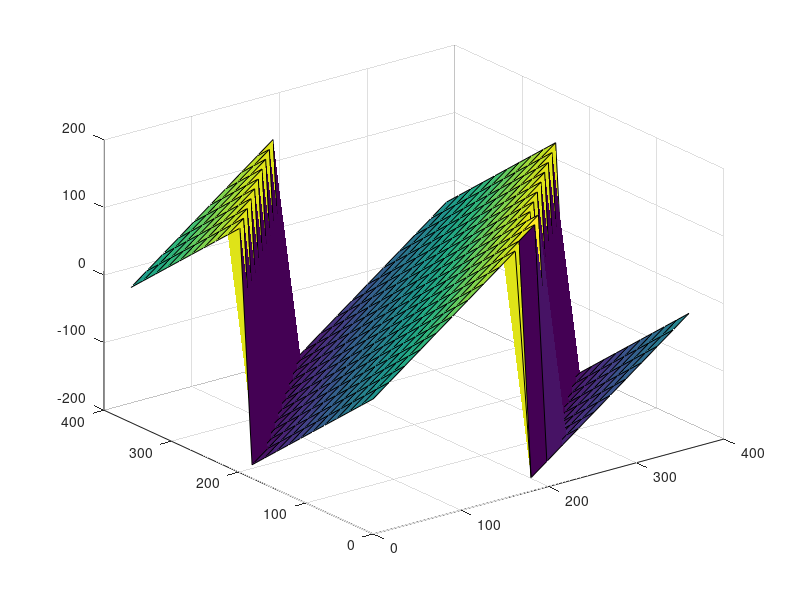

The MATLAB script that drew this image:
close all
clear all
clc

range_partenza = 0:pi/10:2*pi;
range_target = range_partenza;

rotazione_scelta = zeros(numel(range_partenza),numel(range_partenza));
stpP = 1;
for angolo_partenza= range_partenza
    stpT = 1;
    for angolo_target = range_target
        partenza = atan2(sin(angolo_partenza),cos(angolo_partenza));
        target = atan2(sin(angolo_target),cos(angolo_target));

        scelta(1) = target - ( 2*pi + partenza);
        scelta(2) = target - partenza;
        scelta(3) = (2*pi + target) - ( 2*pi + partenza);
        scelta(4) = (2*pi + target) - partenza;

        [~,indice] = min (abs(scelta));

        rotazione_scelta(stpP,stpT) = scelta(indice)*180/pi;
        stpT = stpT +1;
    end
    stpP = stpP+1;
end


%% Disegno grafico
surf(range_partenza.*180./pi,range_partenza.*180./pi,rotazione_scelta);
